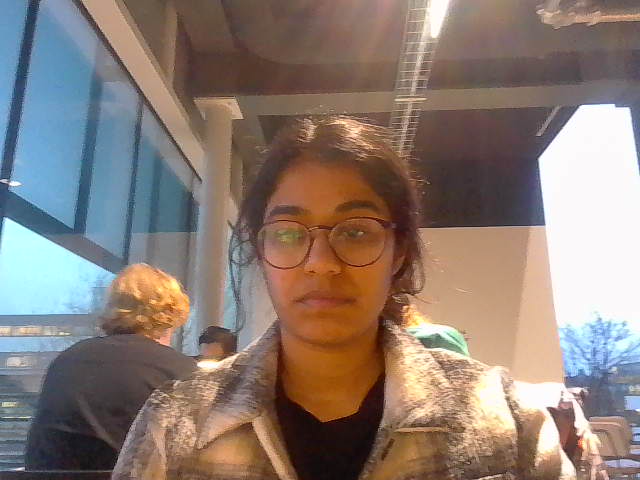
#> input picture src/current_user_images/opencv0.png, 640 x 480 px; its folder holds only this picture in this run
$ python -i face_recognition.py   (imports and definitions only)
#> lines starting #> are read from the running program, lines starting #| are printed output that depends on the picture; after the words box and inside, x2 and y2 are one past the last pixel; in counts of white or black regions, pixels touching at a corner belong together
#> further down, picture is the input picture: shape (480, 640, 3); mean B, G, R 115.5, 123.8, 139.2
#!/usr/bin/env python
# coding: utf-8

# In[1]:


import cv2
import os
import numpy as np
import matplotlib.pyplot as plt
import time


# In[3]:


# [8 lines left out: function capture_image, not called in this run]


# In[2]:


def convertToRGB(img):
    return cv2.cvtColor(img, cv2.COLOR_BGR2RGB)


# In[3]:


#face detector
#function to detect face using OpenCV
def detect_face(img):
    #convert the test image to gray scale as opencv face detector expects gray images
    gray = cv2.cvtColor(img, cv2.COLOR_BGR2GRAY)
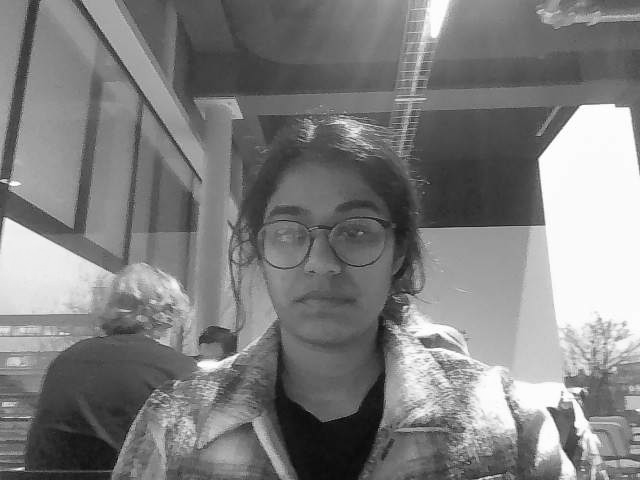
#> gray: shape (480, 640); min 7, max 255, mean 127.4

    #load OpenCV face detector, I am using LBP which is fast
    #there is also a more accurate but slow: Haar classifier
#     face_cascade = cv2.CascadeClassifier('opencv-files/lbpcascade_frontalface.xml')
    face_cascade = cv2.CascadeClassifier(cv2.data.haarcascades + 'haarcascade_frontalface_alt.xml')

    #let's detect multiscale images(some images may be closer to camera than others)
    #result is a list of faces
    faces = face_cascade.detectMultiScale(gray, scaleFactor=1.2, minNeighbors=5);
#> faces = [[240, 168, 172, 172]]

    #if no faces are detected then return original img
    if (len(faces) == 0):
        return None, None

    #go over list of faces and draw them as rectangles on original colored
    for (x, y, w, h) in faces:
        cv2.rectangle(img, (x, y), (x+w, y+h), (0, 255, 0), 2)
#> this loop made 1 pass
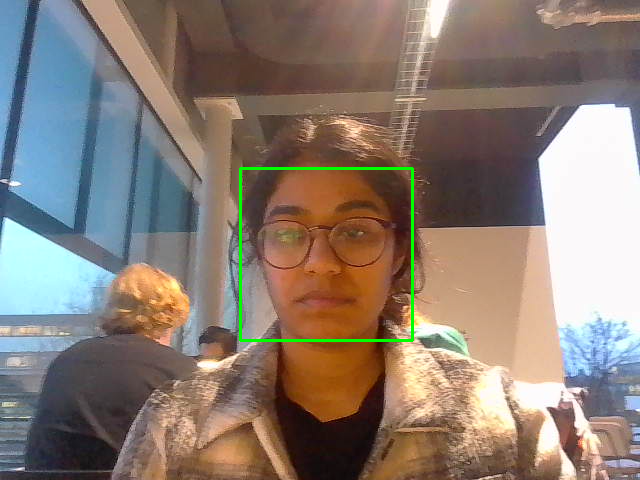
#> img: shape (480, 640, 3); 0.67% of pixels changed, all inside (x1, y1, x2, y2) = (239, 167, 414, 342)
    #convert image to RGB and show image
    plt.imshow(convertToRGB(img))

    #under the assumption that there will be only one face,
    #extract the face area
    (x, y, w, h) = faces[0]
#> x = 240; y = 168; w = 172; h = 172

    #return only the face part of the image
    return gray[y:y+w, x:x+h], faces[0]


# In[6]:


# [73 lines left out: functions prepare_training_data, train_model, not called in this run]


# In[6]:


def draw_rectangle(img, rect):
    (x, y, w, h) = rect
    cv2.rectangle(img, (x, y), (x+w, y+h), (0, 255, 0), 2)


# In[7]:


#function to draw text on give image starting from
#passed (x, y) coordinates.
def draw_text(img, text, x, y):
    cv2.putText(img, text, (x, y), cv2.FONT_HERSHEY_PLAIN, 1.5, (0, 255, 0), 2)


# In[7]:


#this function recognizes the person in image passed
#and draws a rectangle around detected face with name of the
#subject
# [23 lines left out: function predict, not called in this run]


# [14 lines of commented-out code are left out]

>>> import cv2
>>> picture = cv2.imread('current_user_images/opencv0.png')
>>> result = detect_face(picture)
